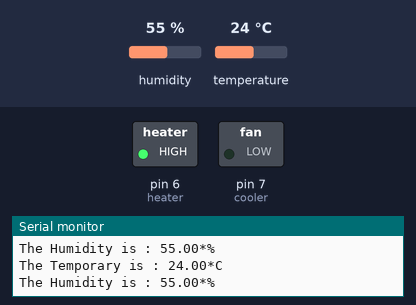
Bench run of a sketch on a simulated Arduino Uno, built with avr-gcc and run on an emulated ATmega328P. Shown: switched loads named in the sketch (green lamp = pin HIGH), the last lines printed to the serial monitor. Inputs (shaded band) come from the test bench; at power-on: temperature 24 °C, humidity 55 %.

Above: at 2.8 s.
2.9 s: temperature set to 26 °C
6.2 s: temperature set to 29 °C
At 10.3 s:
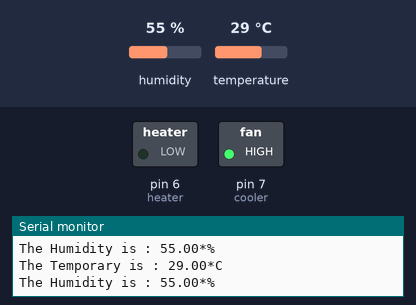
10.6 s: temperature set to 12 °C
At 14.1 s:
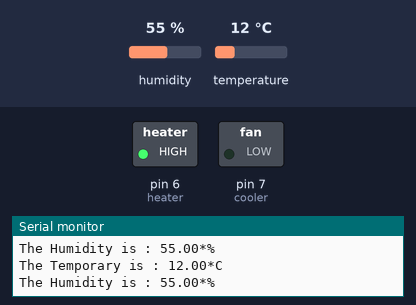
14.6 s: temperature set to 28 °C
At 17.8 s:
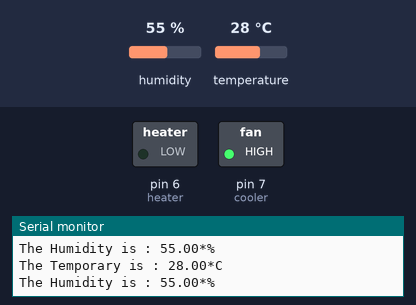
Timing chart, 0 to 19.3 s (numbered marks = the images above; inputs shaded):
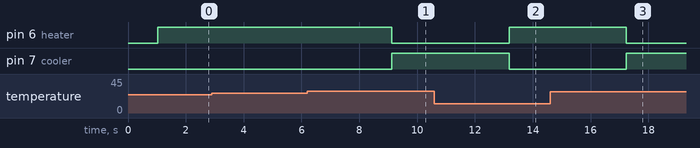

Measured:
- the behaviour switches between 27 and 28 °C on temperature (found by bisection; images 0 and 1)
- after the input at 6.2 s, pin 6 (heater): HIGH → LOW after 2.9 s; pin 7 (cooler): LOW → HIGH after 2.9 s
- after the input at 10.6 s, pin 6 (heater): LOW → HIGH after 2.6 s; pin 7 (cooler): HIGH → LOW after 2.6 s
- after the input at 14.6 s, pin 6 (heater): HIGH → LOW after 2.6 s; pin 7 (cooler): LOW → HIGH after 2.6 s

The sketch:

temperatureHumidity.ino
```cpp
#include "DHT.h"

#define DHTPIN 8
#define DHTTYPE DHT11
DHT dht(DHTPIN, DHTTYPE);
int cooler = 7;
int heater = 6;

void setup() {
  Serial.begin(9600);
  Serial.println("DHT11 test");
  dht.begin();
  pinMode(cooler, OUTPUT);
  pinMode(heater, OUTPUT);
}

void loop() {
  float humid = dht.readHumidity();
  float temp = dht.readTemperature();
  Serial.print("The Temporary is : ");
  Serial.print(temp);
  Serial.println("*C");
  Serial.print("The Humidity is : ");
  Serial.print(humid);
  Serial.println("*%");
  delay(1000);
  if (temp > 27) {
    digitalWrite(cooler, HIGH);
    digitalWrite(heater, LOW);
    }
    else if (temp < 27) {
      digitalWrite(cooler, LOW);
      digitalWrite(heater, HIGH);
      }
}
```
